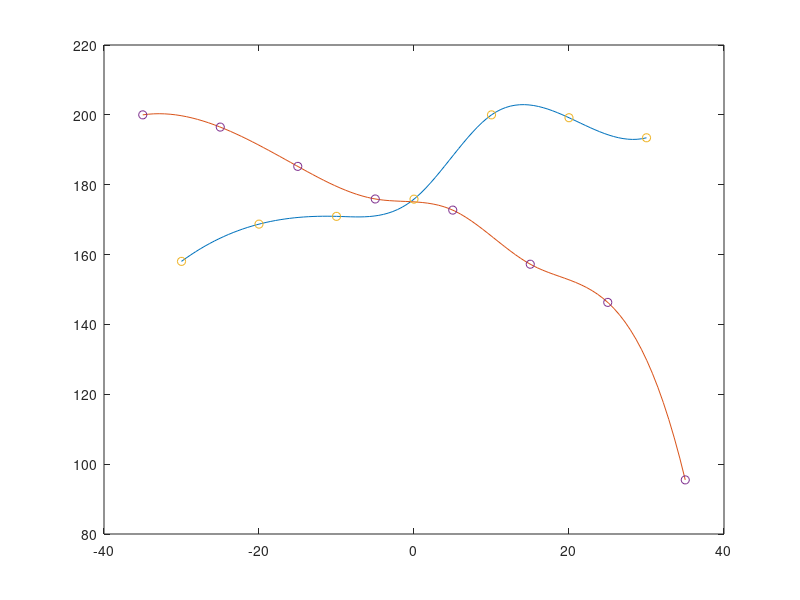
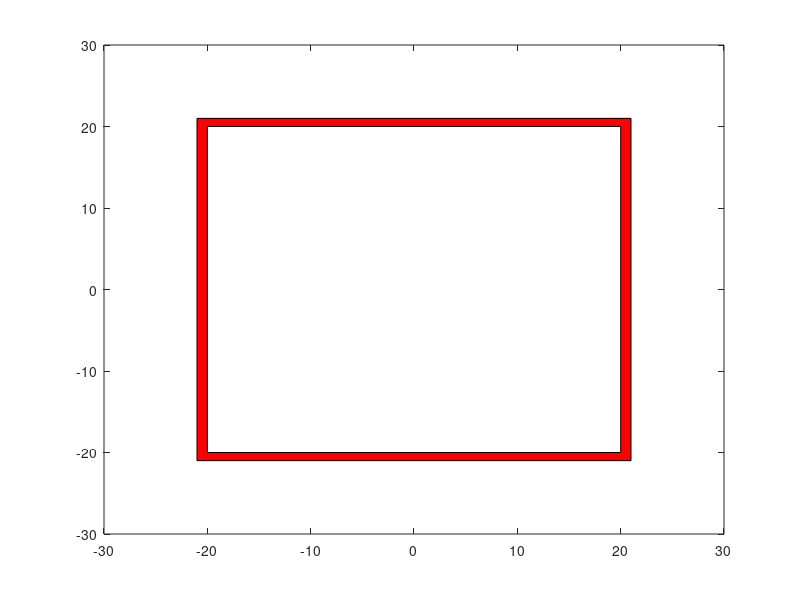

Write the MATLAB code that produced these figures, in order. (Note: this script raises an error after producing the figures.)
clear all
close all

% runs 103 and 104
%x=650:50:1000;
%zx=[627 1300 2295 3000 2844 1982 996 330];
%y=900:25:1150;
%zy=[226 404 2727 3208 3304 3300 3267 3053 2600 565 201];
%peak_rate=3000/4; % Hz/cm2

% runs 105 and 106 107 % no peak!
x=600:100:1200;
zx=[1349 1440 1459 1501 1707 1700 1651];
y=500:100:1200;
zy=[1885 1852 1746 1658 1628 1482 1379 900];
peak_rate=800/4; % Hz/cm2


x=(x-mean(x))/10;
y=(y-mean(y))/10;
zx=zx/max(zx);
zy=zy/max(zy);


xi=linspace(min(x),max(x),100);
zix=interp1(x,zx*peak_rate,xi,'spline');

yi=linspace(min(y),max(y),100);
ziy=interp1(y,zy*peak_rate,yi,'spline');


plot(xi,zix,'-',yi,ziy,'-');
hold on;
plot(x,zx*peak_rate,'o',y,zy*peak_rate,'o');

figure
theta=linspace(0,2*pi,100);
%polar(theta,r);

Ax=[-20 -20 20 20 -20];Ay=[-20 20 20 -20 -20];
fill(Ax*1.05,Ay*1.05,'r'); hold on
fill(Ax,Ay,'w');
xaxis(-30,30);yaxis(-30,30);
axis('image')

area=zeros(1,10);

for i=9:-1:3
xx=[min(find(zix>i/10)) max(find(zix>i/10))];
yy=[min(find(ziy>i/10)) max(find(ziy>i/10))];
X0=mean(xx); Y0=mean(yy);
if i==9
	X00=X0;Y00=Y0;
end
a=(xx(2)-X0)/2; b=(yy(2)-Y0)/2;
r=a*b./sqrt(a^2+(b^2-a^2)*cos(theta).^2);
X=cos(theta).*r+X0-X00; 
Y=sin(theta).*r+Y0-Y00;
plot(X,Y); hold on

area(i)=a*b*pi/100; % cm2
end

set(2,'Position',get(2,'Position')*1.5)

figure
i=9:-1:3;
dArea=[area(9) diff(area(i))];
bar(i/10*peak_rate,dArea);
xlabel('Rate (Hz/cm2)');ylabel('Iluminated area (cm2)');
